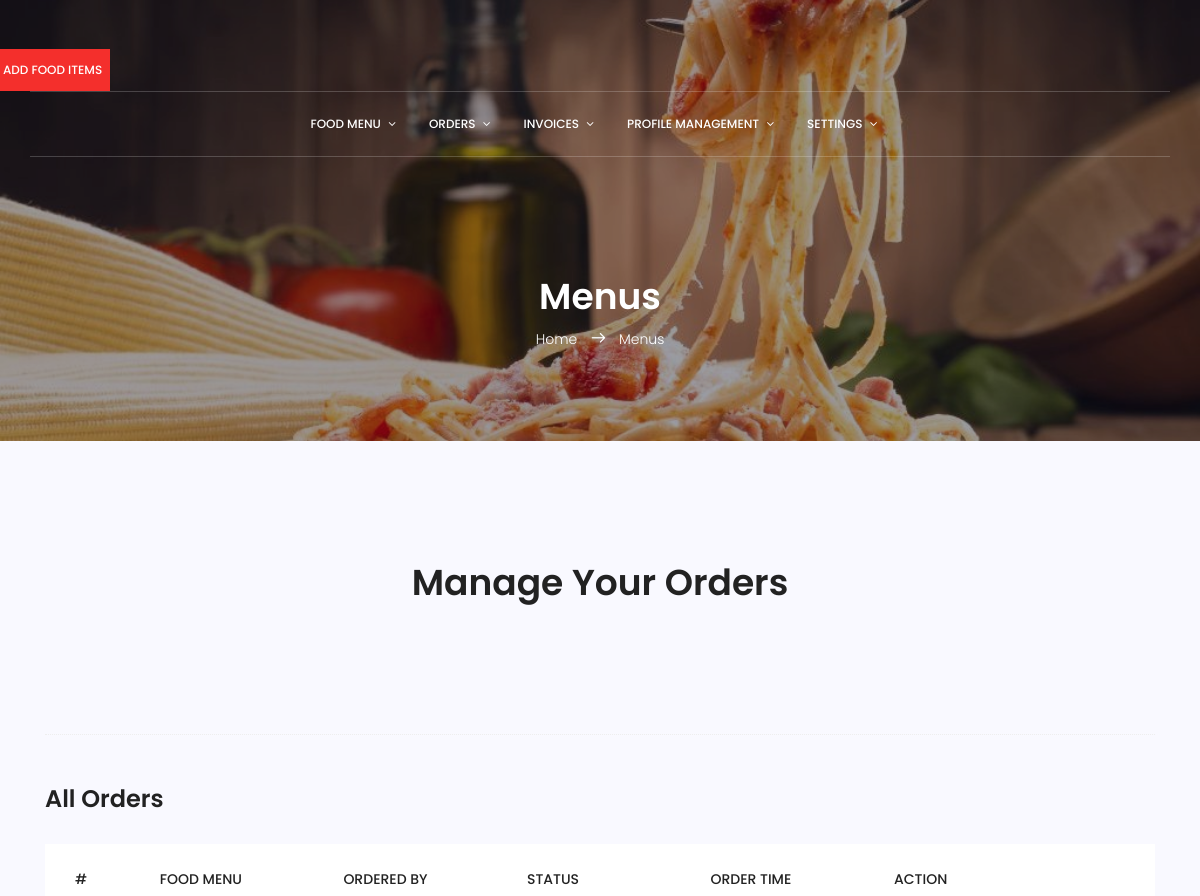
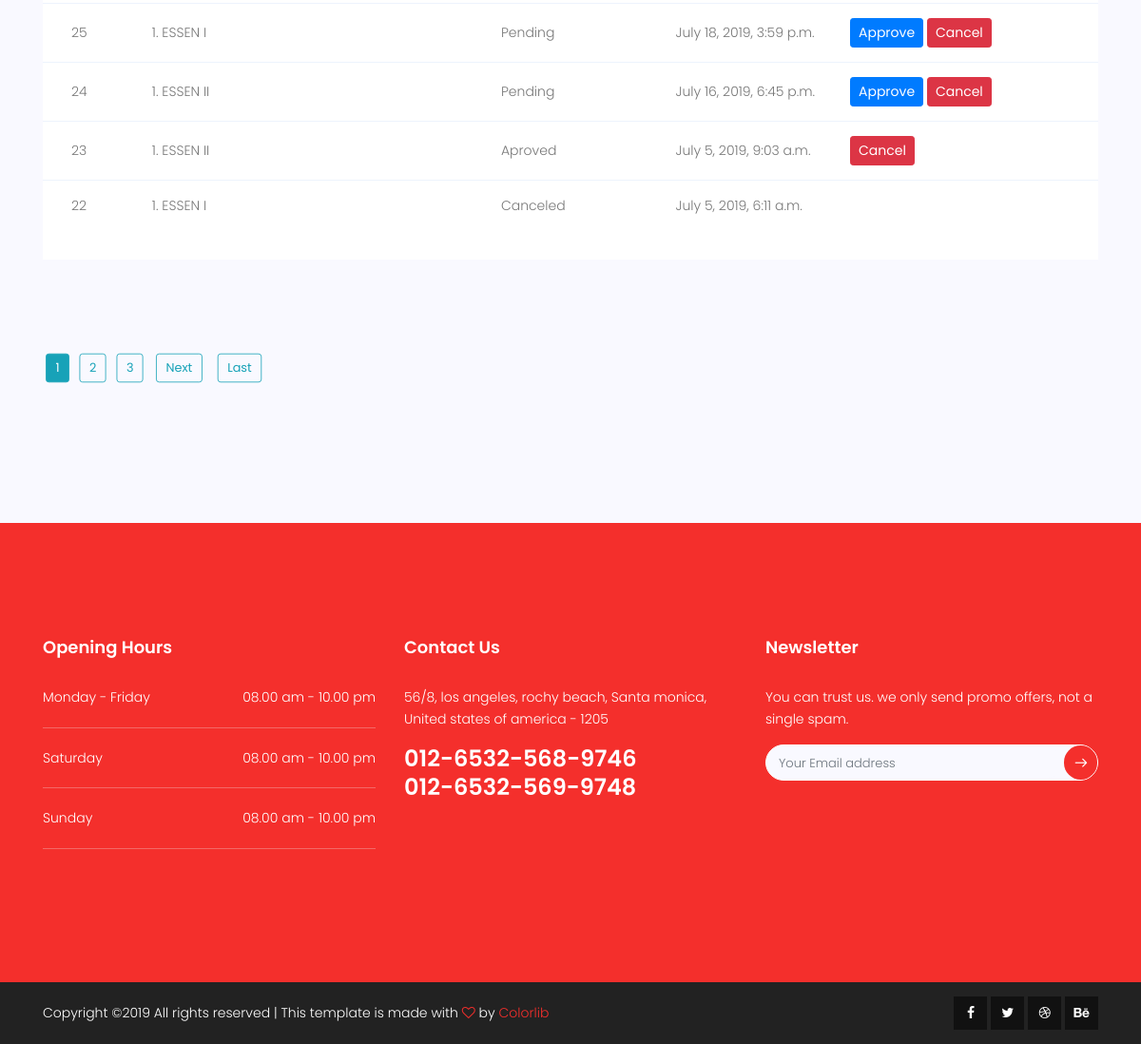
/orders/admin-orders/ (signed in), run on the app's committed database (2 pictures, top to bottom).
### orders/models.py (models this page shows)
class Order(models.Model):
    customer  = models.ForeignKey(Customer, on_delete = models.CASCADE)
    menu      = models.ManyToManyField(Menu)
    status    = models.CharField(max_length=120, choices=STATUS_CHOICES, default="Pending")
    timestamp = models.DateTimeField(auto_now_add=True, auto_now=False)
    update    = models.DateTimeField(auto_now_add=False, auto_now=True)

### menus/models.py (models this page shows, shortened)
class Menu(models.Model):
    title           = models.CharField(max_length=50)
    description     = models.TextField(null=True, blank=True)
    category        = models.CharField(max_length=120, choices=CATEGORY_CHOICES)
    status          = models.CharField(max_length=120, choices=STATUS_CHOICES, default="Not Available")
    calories        = models.DecimalField(max_digits=100, decimal_places=2, default=0.00)
    price_student   = models.DecimalField(max_digits=100, decimal_places=2, default=0.00)
    price_guest     = models.DecimalField(max_digits=100, decimal_places=2, default=0.00)
    price_attendant = models.DecimalField(max_digits=100, decimal_places=2, default=0.00)
    day             = models.DateField()
    slug            = models.SlugField(unique=True)
    quantity        = models.IntegerField(default=0)
    timestamp       = models.DateTimeField(auto_now_add=True, auto_now=False)
    update          = models.DateTimeField(auto_now_add=False, auto_now=True)

### orders/views.py (the view)
# urls.py: path('admin-orders/', views.AllOrdersView.as_view(), name="admin-orders"),
class AllOrdersView(LoginRequiredMixin, ListView):
    template_name = "admin_temp/order/orders.html"
    model = Order
    ordering = ['-timestamp']
    paginate_by = 4
    def get_queryset(self):
        query_set = super().get_queryset()
        return query_set.select_related('customer')

### templates/admin_temp/order/orders.html (shortened to what this page needs)
{% extends '../base.html' %}
{% block content %}
<section class="menu-area section-gap" id="menu">
        <div class="container">
            <div class="row d-flex justify-content-center">
                <div class="menu-content pb-70 col-lg-8">
                    <div class="title text-center">
                        <h1 class="mb-10">Manage Your Orders</h1>
                    </div>
                </div>
            </div>
            <div class="filters-content">
                <div class="row grid">
                    <div class="col-md-12 all">
                        <div class="section-top-border">
                            <h3 class="mb-30">All Orders</h3>
                            <div class="progress-table-wrap">
                                <div class="progress-table">
                                    <div class="table-head">
                                        <div class="serial">#</div>
                                        <div class="visit">Food Menu</div>
                                        <div class="visit">Ordered By</div>
                                        <div class="visit">Status</div>
                                        <div class="visit">Order Time</div>
                                        <div class="country">Action</div>
                                    </div>
                                    {% for order in object_list %}
                                    <div class="table-row">
                                        <div class="serial">{{ order.id }}</div>
                                        <div class="visit">
                                            {% for item in order.menu.all %}
                                               {{forloop.counter}}. {{ item.title }}<br>
                                            {% endfor %}
                                        </div>
                                        <div class="visit">{{ order.customer.user.username }}</div>
                                        <div class="visit">{{ order.status }}</div>
                                        <div class="visit">{{ order.timestamp }}</div>
                                        <div class="country">
                                            <form action="{% url 'orders:order-action' order.id %}" method="post">
                                                {% if order.status == 'Pending' %}
                                                <input type="submit" name="action" value="Approve" class="btn btn-primary btn-sm" />
                                                <input type="submit" name="action" value="Cancel" class="btn btn-danger btn-sm" />
                                                {% elif order.status == 'Aproved' %}
                                                <input type="submit" name="action" value="Cancel" class="btn btn-danger btn-sm" />
                                                {% endif %}
                                            </form>
                                        </div>
                                    </div>
                                    {% endfor %}
                                </div>
                            </div>
                        </div>
                    </div>
                </div>
            </div>
            <br /><br />
            {% if is_paginated %}
                {% for num in page_obj.paginator.page_range %}
                    {% if page_obj.number == num %}
                        <a class="btn btn-info mb-4" href="?page={{ num }}">{{ num }}</a>
                    {% elif num > page_obj.number|add:'-3' and num < page_obj.number|add:'3' %}
                        <a class="btn btn-outline-info mb-4" href="?page={{ num }}">{{ num }}</a>
                    {% endif %}
                {% endfor %}
                {% if page_obj.has_next %}
                    <a class="btn btn-outline-info mb-4" href="?page={{ page_obj.next_page_number }}">Next</a>
                    <a class="btn btn-outline-info mb-4" href="?page={{ page_obj.paginator.num_pages }}">Last</a>
                {% endif %}
            {% endif %}
        </div>
    </section>
{% endblock %}

### templates/admin_temp/base.html (shortened to what this page needs)
{% load static %}
<!DOCTYPE html>
	<html lang="zxx" class="no-js">
	<head>
        <link rel="stylesheet" href="https://cdnjs.cloudflare.com/ajax/libs/font-awesome/4.7.0/css/font-awesome.min.css">
        <link rel="stylesheet" href="{% static 'css/linearicons.css' %}">
        <link rel="stylesheet" href="{% static 'css/font-awesome.min.css' %}">
        <link rel="stylesheet" href="{% static 'css/bootstrap.css' %}">
        <link rel="stylesheet" href="{% static 'css/magnific-popup.css' %}">
        <link rel="stylesheet" href="{% static 'css/jquery-ui.css' %}">
        <link rel="stylesheet" href="{% static 'css/nice-select.css' %}">
        <link rel="stylesheet" href="{% static 'css/animate.min.css' %}">
        <link rel="stylesheet" href="{% static 'css/owl.carousel.css' %}">
        <link rel="stylesheet" href="{% static 'css/main.css' %}">
	</head>
	<body>
        {% include './common/header.html' %}
        {% include './common/banner.html' %}
        {% block content %}
        {% endblock %}
        {% include './common/footer.html' %}
    </body>
    </html>

### templates/admin_temp/common/header.html (shortened to what this page needs)
<header id="header">
    <div class="header-top">
    </div>
    <div class="row align-items-left justify-content-left d-flex">
        <nav id="nav-menu-container">
            <ul class="nav-menu">
              <li>
                <h1><a href="{% url 'menu-create' %}" class="primary-btn text-uppercase" >Add Food Items</a> </h1>
              </li>
    </div>
    {% include './navbar.html' %}
</header>

### templates/admin_temp/common/navbar.html (shortened to what this page needs)
<div class="container main-menu">
    <div class="row align-items-center justify-content-center d-flex">
      <nav id="nav-menu-container">
        <ul class="nav-menu">
          <li><a href="{% url 'admin-menu' %}">Food Menu</a>
              </li>
          <li><a href="{% url 'orders:admin-orders' %}">Orders</a>
                </li>
                </div>
          <li><a href="menu.html">Invoices</a>
          </li>
          <li><a href="gallery.html">Profile Management</a>
          </li>
          <li class="menu-has-children"><a href="">Settings</a>
          </li>
    </div>

### templates/admin_temp/common/banner.html
<section class="about-banner relative">
    <div class="overlay overlay-bg"></div>
    <div class="container">
        <div class="row d-flex align-items-center justify-content-center">
            <div class="about-content col-lg-12">
                <h1 class="text-white">
                    Menus
                </h1>
                <p class="text-white link-nav"><a href="index.html">Home </a>  <span class="lnr lnr-arrow-right"></span>  <a href="menu.html"> Menus</a></p>
            </div>
        </div>
    </div>
</section>

### templates/admin_temp/common/footer.html (shortened to what this page needs)
<footer class="footer-area">
    <div class="footer-widget-wrap">
        <div class="container">
            <div class="row section-gap">
                <div class="col-lg-4  col-md-6 col-sm-6">
                    <div class="single-footer-widget">
                        <h4>Opening Hours</h4>
                        <ul class="hr-list">
                            <li class="d-flex justify-content-between">
                                <span>Monday - Friday</span> <span>08.00 am - 10.00 pm</span>
                            </li>
                            <li class="d-flex justify-content-between">
                                <span>Saturday</span> <span>08.00 am - 10.00 pm</span>
                            </li>
                            <li class="d-flex justify-content-between">
                                <span>Sunday</span> <span>08.00 am - 10.00 pm</span>
                            </li>
                        </ul>
                    </div>
                </div>
                <div class="col-lg-4  col-md-6 col-sm-6">
                    <div class="single-footer-widget">
                        <h4>Contact Us</h4>
                        <p>
                            56/8, los angeles, rochy beach, Santa monica, United states of america - 1205
                        </p>
                        <p class="number">
                            012-6532-568-9746 <br>
                            012-6532-569-9748
                        </p>
                    </div>
                </div>
                <div class="col-lg-4  col-md-6 col-sm-6">
                    <div class="single-footer-widget">
                        <h4>Newsletter</h4>
                        <p>You can trust us. we only send promo offers, not a single spam.</p>
                        <div class="d-flex flex-row" id="mc_embed_signup">
                              <form class="navbar-form" action="https://spondonit.us12.list-manage.com/subscribe/post?u=1462626880ade1ac87bd9c93a&amp;id=92a4423d01" method="get">
                                <div class="input-group add-on align-items-center d-flex">
                                      <input class="form-control" name="EMAIL" placeholder="Your Email address" onFocus="this.placeholder = ''" onBlur="this.placeholder = 'Your Email address'" required="" type="email">
                                  <div class="input-group-btn">
                                    <button class="genric-btn"><span class="lnr lnr-arrow-right"></span></button>
                                  </div>
                                </div>
                              </form>
                        </div>
                    </div>
                </div>
            </div>
        </div>
    </div>
    <div class="footer-bottom-wrap">
        <div class="container">
            <div class="row footer-bottom d-flex justify-content-between align-items-center">
                <p class="col-lg-8 col-mdcol-sm-6 -6 footer-text m-0">
Copyright &copy;<script>document.write(new Date().getFullYear());</script> All rights reserved | This template is made with <i class="fa fa-heart-o" aria-hidden="true"></i> by <a href="https://colorlib.com" target="_blank">Colorlib</a>
</p>
                <ul class="col-lg-4 col-mdcol-sm-6 -6 social-icons text-right">
                    <li><a href="#"><i class="fa fa-facebook"></i></a></li>
                    <li><a href="#"><i class="fa fa-twitter"></i></a></li>
                    <li><a href="#"><i class="fa fa-dribbble"></i></a></li>
                    <li><a href="#"><i class="fa fa-behance"></i></a></li>
                </ul>
            </div>
        </div>
    </div>
</footer>

### data on the page
Order: id "25", status "Pending", timestamp "July 18, 2019, 3:59 p.m."
Menu: title "ESSEN I"
Order: id "24", status "Pending", timestamp "July 16, 2019, 6:45 p.m."
Menu: title "ESSEN II"
Order: id "23", status "Aproved", timestamp "July 5, 2019, 9:03 a.m."
Order: id "22", status "Canceled", timestamp "July 5, 2019, 6:11 a.m."

### other printed values
{{ num }} "1"
{{ num }} "2" "3"
